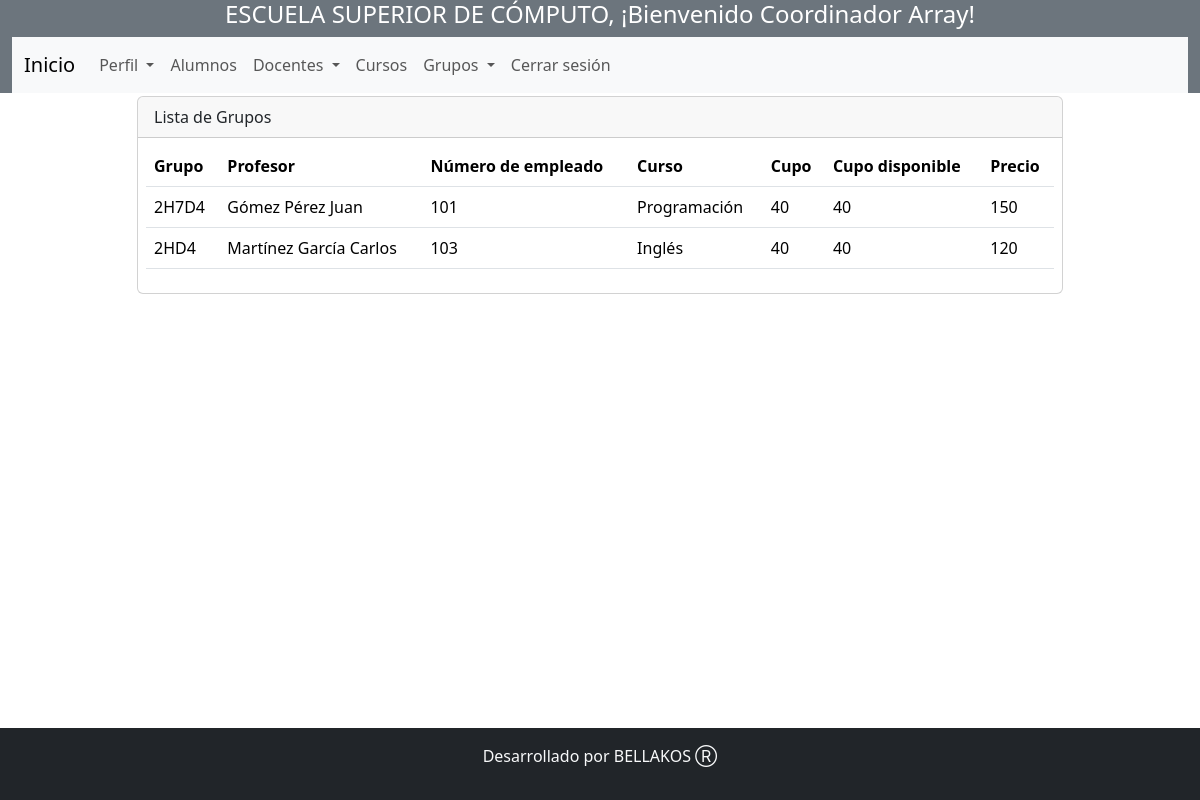
/anothersaes/usuarios/Coordinador/cGrupo_crud.php (signed in), run on an earlier commit of the app's database.
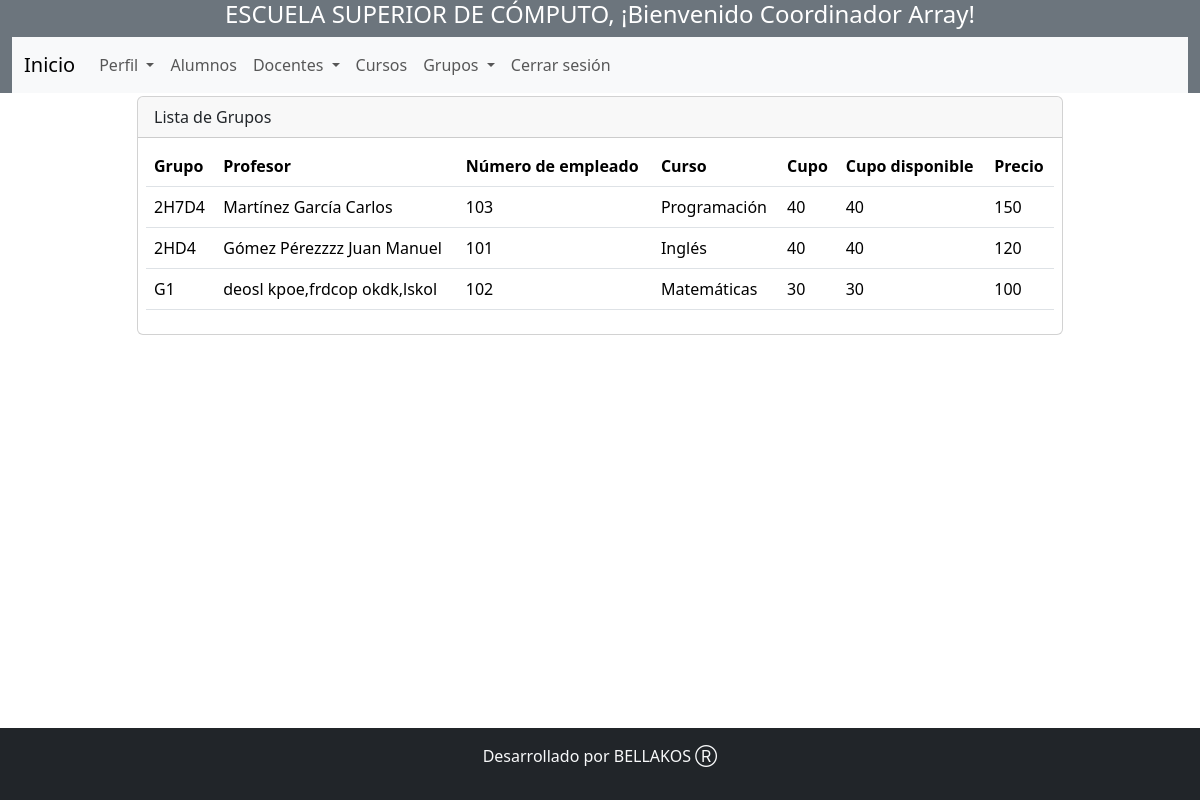
And on a later commit of the database.
### tables this page shows
CREATE TABLE `grupo` (
  `id_grupo` varchar(100) NOT NULL,
  `num_empleado` int(11) DEFAULT NULL,
  `id_curso` int(11) DEFAULT NULL,
  `cupoMax` int(11) NOT NULL,
  `cupoDisponible` int(11) NOT NULL
);

CREATE TABLE `curso` (
  `id_curso` int(11) NOT NULL,
  `nombre` varchar(100) DEFAULT NULL,
  `precio` int(11) DEFAULT NULL
);

### anothersaes/usuarios/Coordinador/cGrupo_crud.php (the view, shortened to what this page needs)
<?php
include '../../template/cheader.php';
include_once "../../model/conexion.php";
$sentencia = $bd->query("SELECT
grupo.id_grupo,
CONCAT(persona.aPaterno, ' ', persona.aMaterno, ' ', persona.nombre) AS nombre_profesor,
grupo.num_empleado,
curso.nombre AS nombre_curso,
curso.precio,
grupo.cupoMax,
grupo.cupoDisponible,
(SELECT COUNT(*) FROM asignacion WHERE asignacion.id_grupo = grupo.id_grupo) AS num_asignaciones
FROM grupo
JOIN docente ON grupo.num_empleado = docente.num_empleado
JOIN persona ON docente.id_persona = persona.id_persona
JOIN curso ON grupo.id_curso = curso.id_curso;");
$resultado = $sentencia->fetchAll(PDO::FETCH_OBJ);
?>
    <div class="container mt-5">
        <div class="row justify-content-center">
            <div class="col-10">
                <div class="card">
                    <div class="card-header">
                        Lista de Grupos
                    </div>
                    <div class="p-2">
                        <table class="table align-middle">
                            <thead>
                                <tr>
                                    <th scope="col">Grupo</th>
                                    <th scope="col">Profesor </th>
                                    <th scope="col">Número de empleado</th>
                                    <th scope="col">Curso</th>
                                    <th scope="col">Cupo</th>
                                    <th scope="col">Cupo disponible</th>
                                    <th scope="col">Precio</th>
                                </tr>
                            </thead>
                            <tbody>
                                <?php
                                foreach ($resultado as $dato) {
                                ?>
                                    <tr>
                                        <td><?php echo $dato->id_grupo; ?></td>
                                        <td><?php echo $dato->nombre_profesor; ?></td>
                                        <td><?php echo $dato->num_empleado; ?></td>
                                        <td><?php echo $dato->nombre_curso; ?></td>
                                        <td><?php echo $dato->cupoMax; ?></td>
                                        <td><?php echo $dato->cupoDisponible; ?></td>
                                        <td><?php echo $dato->precio; ?></td>
                                    </tr>
                                <?php
                                }
                                ?>
                            </tbody>
                        </table>
                    </div>
                </div>
            </div>
        </div>
    </div>
<?php include '../../template/footer.php' ?>

What changed in the data, as far as the page shows it:
changed grupo "Programación": nombre_profesor "Gómez Pérez Juan" → "Martínez García Carlos"; num_empleado "101" → "103"
changed grupo "2HD4": nombre_profesor "Martínez García Carlos" → "Gómez Pérezzzz Juan Manuel"; num_empleado "103" → "101"
added grupo: id_grupo "G1", nombre_profesor "deosl kpoe,frdcop okdk,lskol", num_empleado "102", id_curso.nombre "Matemáticas", cupoMax "30", cupoDisponible "30", id_curso.precio "100"
